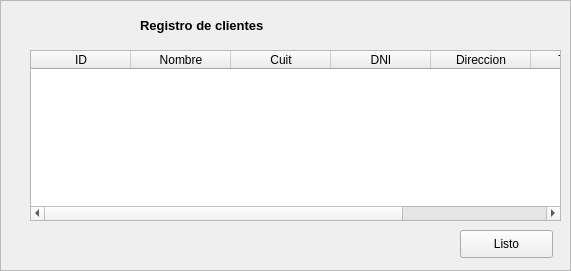
        <widget class="QFrame" name="frame_clientes">
         <property name="enabled">
          <bool>true</bool>
         </property>
         <property name="geometry">
          <rect>
           <x>20</x>
           <y>610</y>
           <width>571</width>
           <height>271</height>
          </rect>
         </property>
         <property name="frameShape">
          <enum>QFrame::StyledPanel</enum>
         </property>
         <property name="frameShadow">
          <enum>QFrame::Raised</enum>
         </property>
         <widget class="QLabel" name="label_33">
          <property name="geometry">
           <rect>
            <x>140</x>
            <y>10</y>
            <width>251</width>
            <height>31</height>
           </rect>
          </property>
          <property name="font">
           <font>
            <pointsize>10</pointsize>
            <weight>75</weight>
            <bold>true</bold>
           </font>
          </property>
          <property name="text">
           <string>Registro de clientes</string>
          </property>
         </widget>
         <widget class="QTableWidget" name="tableWidget">
          <property name="geometry">
           <rect>
            <x>30</x>
            <y>50</y>
            <width>531</width>
            <height>171</height>
           </rect>
          </property>
          <column>
           <property name="text">
            <string>ID</string>
           </property>
          </column>
          <column>
           <property name="text">
            <string>Nombre</string>
           </property>
          </column>
          <column>
           <property name="text">
            <string>Cuit</string>
           </property>
          </column>
          <column>
           <property name="text">
            <string>DNI</string>
           </property>
          </column>
          <column>
           <property name="text">
            <string>Direccion</string>
           </property>
          </column>
          <column>
           <property name="text">
            <string>Telefono</string>
           </property>
          </column>
          <column>
           <property name="text">
            <string>Ciudad</string>
           </property>
          </column>
         </widget>
         <widget class="QPushButton" name="pushButton_2">
          <property name="geometry">
           <rect>
            <x>460</x>
            <y>230</y>
            <width>93</width>
            <height>28</height>
           </rect>
          </property>
          <property name="text">
           <string>Listo</string>
          </property>
         </widget>
        </widget>
